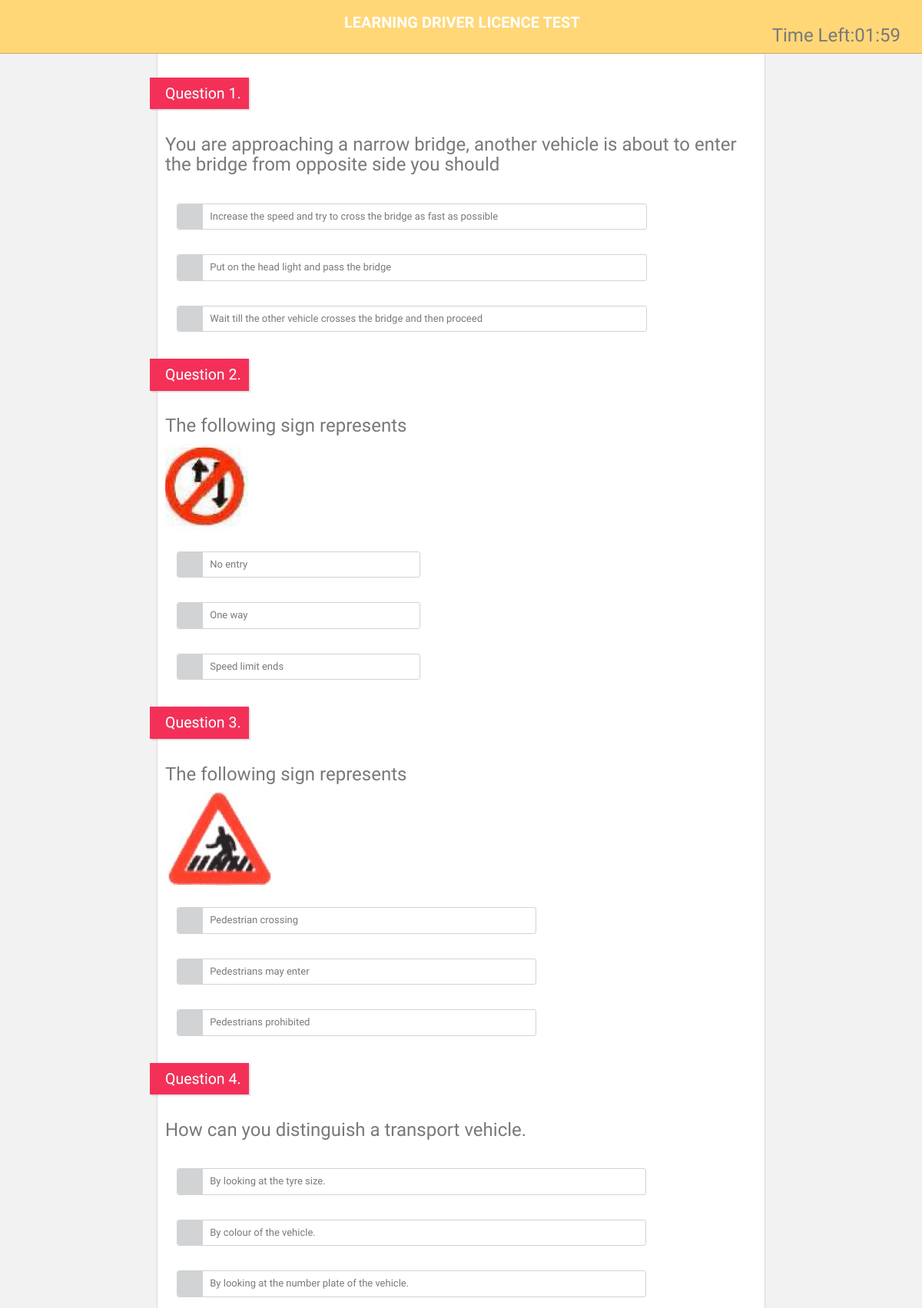
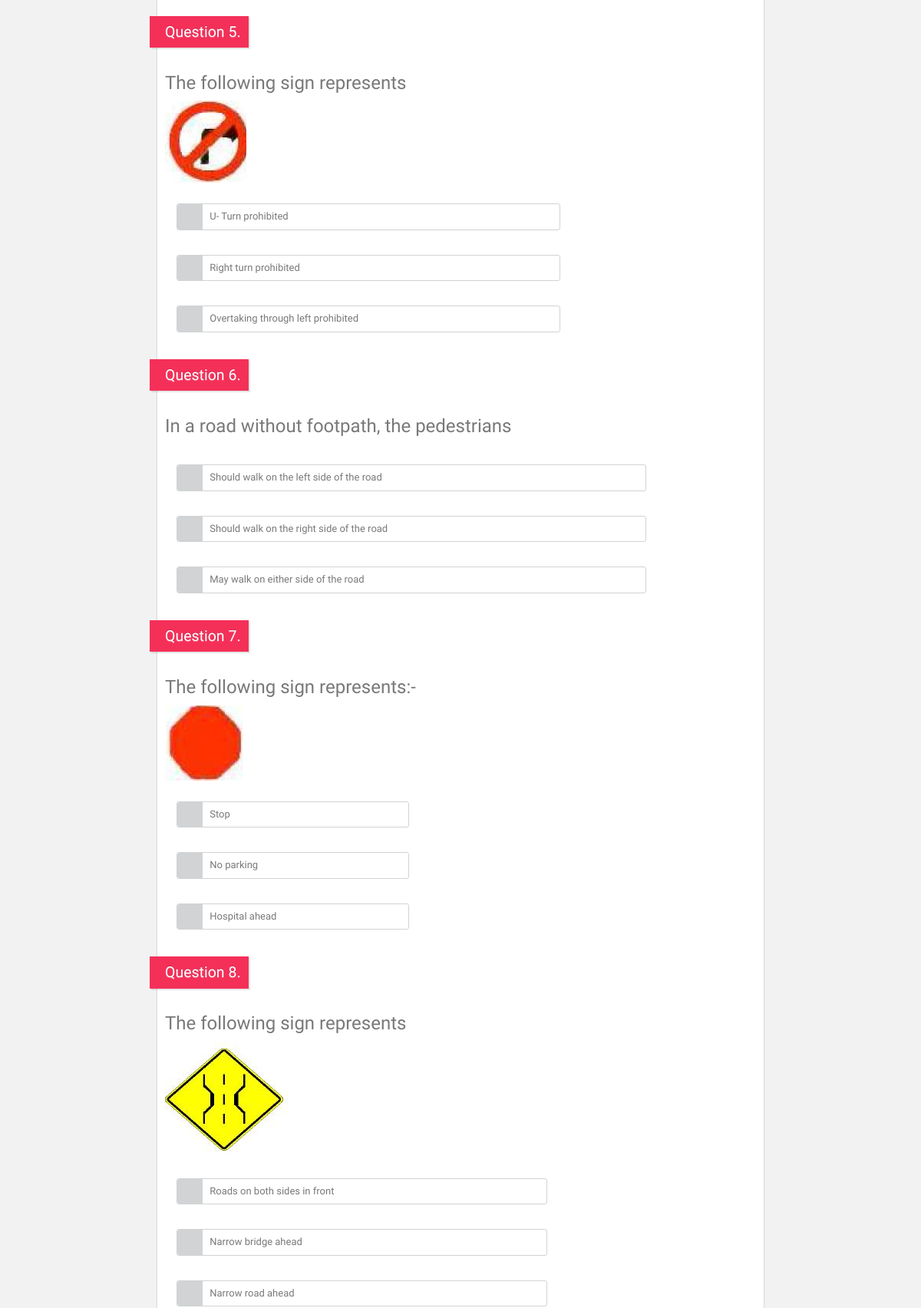
Screenshot of /test/home.php (signed in, upper part) with the database file from the repository (2 pictures, top to bottom).
### tables this page shows
CREATE TABLE IF NOT EXISTS `test_ques` (
`id` int(11) NOT NULL,
  `question` text NOT NULL,
  `pic` varchar(500) DEFAULT NULL,
  `a` text NOT NULL,
  `b` text NOT NULL,
  `c` text NOT NULL,
  `ans` varchar(1) NOT NULL
);

### test/home.php (the view, shortened to what this page needs)
<?php
if(isset($_SESSION["aadhaar"])) {
    $aadhaar_number = $_SESSION["aadhaar"];
    $check_query = "SELECT * FROM flags WHERE aadhaar_no = '$aadhaar_number'";
    $check_result = mysql_query($check_query);
    if(mysql_num_rows($check_result) == 1) {
        $check_flag_forms_row = mysql_fetch_assoc($check_result);
        if ($check_flag_forms_row["flag_form1"] == 1 && $check_flag_forms_row["flag_form2"] == 1) {
            ?>
            <!DOCTYPE html>
            <html lang="en">
            <head>
                <link href="assets/css/bootstrap.css" rel="stylesheet">
                <link href="assets/css/ribbon.css" rel="stylesheet">
                <link href="assets/font-awesome/css/font-awesome.css" rel="stylesheet"/>
                <link rel="stylesheet" type="text/css" href="assets/js/bootstrap-datepicker/css/datepicker.css"/>
                <link rel="stylesheet" type="text/css" href="assets/js/bootstrap-daterangepicker/daterangepicker.css"/>
                <link href="assets/css/style.css" rel="stylesheet">
                <link href="assets/css/style-responsive.css" rel="stylesheet">
            </head>
        <body>
            <section id="container">
                <header class="header black-bg">
                    <a href="index.php" style="margin-left:37%" class="logo"><b> Learning Driver Licence Test</b></a>
                    <div class="top-menu" style="margin:1em">
                        <ul class="nav pull-right top-menu">
                            <div><h3>Time Left:<span id="time"></span></h3></div>
                        </ul>
                    </div>
                </header>
                <center>
                    <section id="main-content">
                        <section class="wrapper">
                            <div class="row mt">
                                <div class="col-lg-12">
                                    <div class="form-panel" style="margin-top:-3%">
                                        <form class="form-horizontal style-form" name="licencetest" method="post"
                                              action="result.php">
                                            <?php
                                            require 'config.php';
                                            $query = $db->query("SELECT * FROM test_ques ORDER BY RAND() LIMIT 10");
                                            if (!empty($query)) {
                                                $i = 1;
                                                $c = 0;
                                                while ($row = $query->fetch(PDO::FETCH_ASSOC)) {
                                                    ?>
                                                    <div style="display:inline-block;">
                                                        <p>
                                                        <h2>Question <?= $i++ ?>.</h2><br><br><br><br>
                                                        <h3><?= $row['question']; ?></h3></p>
                                                        <?php
                                                        if ($row['pic'] != NULL) {
                                                            ?>
                                                            <img src="<?= $row['pic']; ?>"/>
                                                            <br>
                                                        <?php
                                                        }?>
                                                        <div class="rad col-sm-10">
                                                                   id="radio<?= ++$c ?>" class="rad radio" value="a"/>
                                                            <label for="radio<?= $c ?>"><?= $row['a']; ?></label>
                                                        </div>
                                                        <div class="rad col-sm-10">
                                                                   id="radio<?= ++$c ?>" class="rad radio" value="b"/>
                                                            <label for="radio<?= $c ?>"><?= $row['b']; ?></label>
                                                        </div>
                                                        <div class="rad col-sm-10">
                                                                   id="radio<?= ++$c ?>" class="rad radio" value="c"/>
                                                            <label for="radio<?= $c ?>"><?= $row['c']; ?></label>
                                                        </div>
                                                    </div>
                                                <?php
                                                }
                                            }
                                            ?>
                                        </form>
                                    </div>
                                </div>
                            </div>
                        </section>
                    </section>
                </center>
            </section>
<?php
        } else {
            header("Location: ../learning.php");
        }
    } else {
        header("Location: ../learning.php");
    }
        }
else {
    echo "Access Denied";
}
?>

### test/assets/css/ribbon.css (style rules this page uses)
h2 { position:relative; color:#fff; background:#f43059; font-size:1.5em; float:left; clear:both; padding:10px 10px 10px 20px; margin-left:-20px; margin-bottom:20px; text-shadow:0 -1px #d0284b, 0 1px #f96080; -moz-box-shadow:2px 2px 0 rgba(0,0,0,0.1); -webkit-box-shadow:2px 2px 0 rgba(0,0,0,0.1); -o-box-shadow:2px 2px 0 rgba(0,0,0,0.1); box-shadow:2px 2px 0 rgba(0,0,0,0.1); }
h2:before { content:" "; background:url(../img/ribbon.png); display:block; width:10px; height:10px; position:absolute; bottom:0; left:0; margin-bottom:-10px; z-index:-1; }

### test/assets/css/style.css (style rules this page uses)
body { color: #797979; background: #f2f2f2; font-family: 'Ruda', sans-serif; padding: 0px !important; margin: 0px !important; font-size:13px; }
a, a:hover, a:focus { text-decoration: none; outline: none; }
#container { width: 100%; height: 100%; }
.mt { margin-top: 25px; }
#main-content { margin-left: 210px; }
.header, .footer { min-height: 60px; padding: 0 15px; }
.header { position: fixed; left: 0; right: 0; z-index: 1002; }
.black-bg { background: #ffd777; border-bottom: 1px solid #c9aa5f; }
.wrapper { display: inline-block; margin-top: 60px; padding-left: 15px; padding-right: 15px; padding-bottom: 15px; padding-top: 0px; width: 100%; }
a.logo { font-size: 20px; color: #ffffff; float: left; margin-top: 15px; text-transform: uppercase; }
a.logo b { font-weight: 900; }
.form-panel { background: #ffffff; margin: 10px; padding: 10px; box-shadow: 0px 3px 2px #aab2bd; text-align: left; }
label { font-weight: 400; }

### test/home.php (style rules this page uses)
#main-content { margin-left: 0px; width: 70%; }
.rad label { width: 100%; border-radius: 3px; border: 1px solid #D1D3D4; cursor: pointer; }
.rad input.radio:empty ~ label { position: relative; float: left; line-height: 2.5em; text-indent: 3.25em; cursor: pointer; -webkit-user-select: none; -moz-user-select: none; -ms-user-select: none; user-select: none; }
.rad input.radio:empty ~ label:before { position: absolute; display: block; top: 0; bottom: 0; left: 0; content: ''; width: 2.5em; background: #D1D3D4; border-radius: 3px 0 0 3px; }

### rows the page displays
test_ques: question "You are approaching a narrow bridge, another vehicle is about to enter the bridge from opposite side you should", a "Increase the speed and try to cross the bridge as fast as possible", b "Put on the head light and pass the bridge", c "Wait till the other vehicle crosses the bridge and then proceed"
test_ques: question "The following sign represents", pic (picture), a "No entry", b "One way", c "Speed limit ends"
test_ques: question "The following sign represents", pic (picture), a "Pedestrian crossing", b "Pedestrians may enter", c "Pedestrians prohibited"
test_ques: question "How can you distinguish a transport vehicle.", a "By looking at the tyre size.", b "By colour of the vehicle.", c "By looking at the number plate of the vehicle."
test_ques: question "The following sign represents", pic (picture), a "U- Turn prohibited", b "Right turn prohibited", c "Overtaking through left prohibited"
test_ques: question "In a road without footpath, the pedestrians", a "Should walk on the left side of the road", b "Should walk on the right side of the road", c "May walk on either side of the road"
test_ques: question "The following sign represents:-", pic (picture), a "Stop", b "No parking", c "Hospital ahead"
test_ques: question "The following sign represents", pic (picture), a "Roads on both sides in front", b "Narrow bridge ahead", c "Narrow road ahead"
